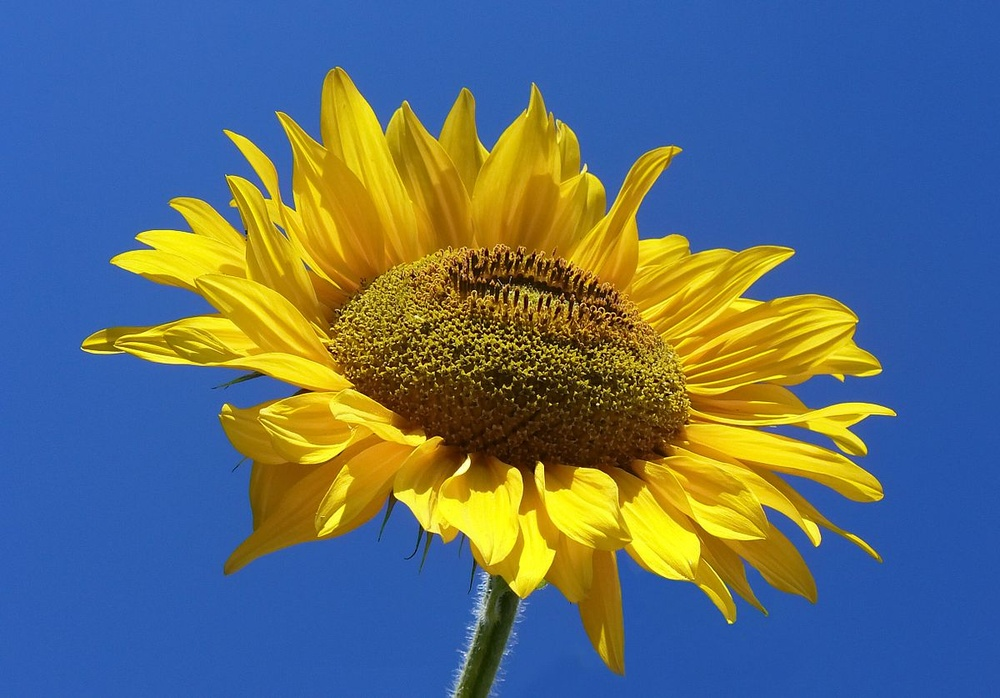
#> input picture FlipImage/wallpaper.jpg, 1000 x 698 px, shrunk from 1200 x 837 before the run, found by its file name
$ python flipImage.py
#> lines starting #> are read from the running program, lines starting #| are printed output that depends on the picture
from PIL import Image

original_img = Image.open("E:\\Digital_Image_Processing\\image-processing-workshop-master\\FlipImage\\wallpaper.jpg")
#> original_img is the input picture: PIL image 1000x698 RGB; mean R, G, B 93.2, 110.1, 117.7

vertical_img = original_img.transpose(method=Image.FLIP_TOP_BOTTOM)
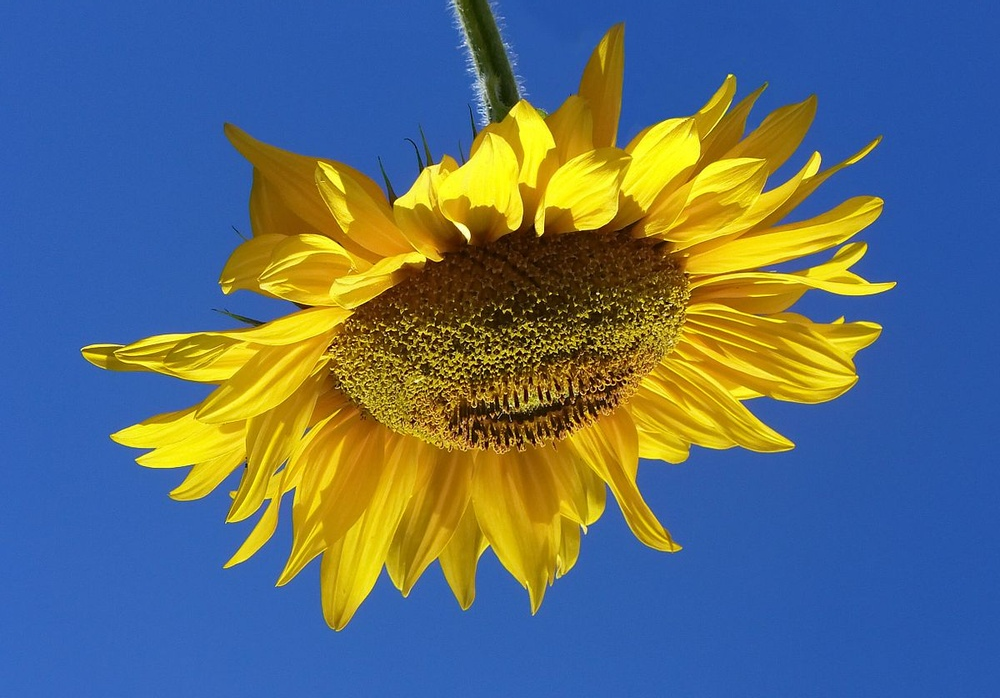
#> vertical_img: PIL image 1000x698 RGB; mean R, G, B 93.2, 110.1, 117.7
vertical_img.save("E:\Digital_Image_Processing\image-processing-workshop-master\FlipImage\\vertical.jpg")

original_img.close()
vertical_img.close()
